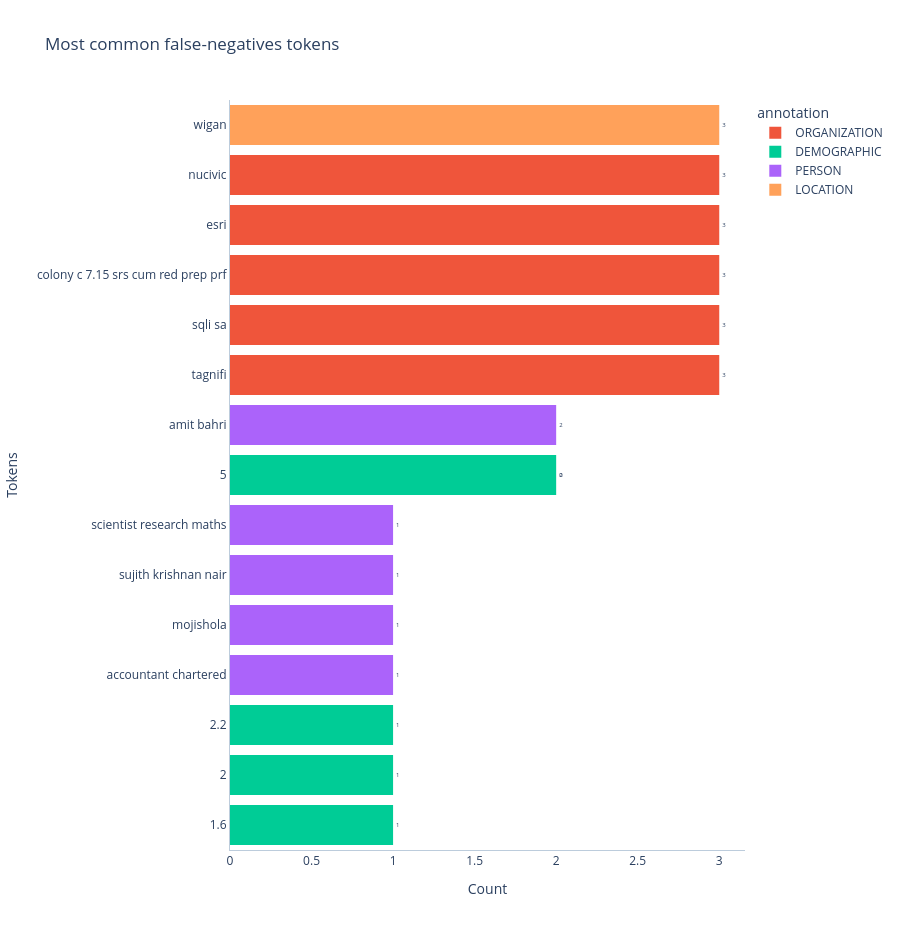

Notebook code cell kept with this figure:
### Markdown cell above
## 8. Error analysis

The `ModelError` class groups similar errors together, finding all the false positive and false negative predictions where the model's behavior is consistent. 

This can help in detecting patterns in the model's performance, such as:
- Consistent labeling of specific words or patterns  
- Systematic overprediction or underprediction

**Note:** All errors are displayed using the **mapped model entity types** (e.g., `LOCATION`, `PERSON`) rather than the original dataset entity types (e.g., `STREET_ADDRESS`, `GPE`). This ensures consistency with how the model was evaluated.

### Code cell
branch_plotter.plot_most_common_tokens()

### Figure 1 — Plotly figure (JSON) as saved in the notebook; plotly's stock layout.template omitted (floating-point values rounded to 4 significant figures)
{"data": [{"bingroup": "y", "cliponaxis": true, "histfunc": "sum", "hovertemplate": "annotation=ORGANIZATION<br>sum of 0=%{x}<br>token=%{y}<extra></extra>", "legendgroup": "ORGANIZATION", "marker": {"color": "#EF553B", "pattern": {"shape": ""}}, "name": "ORGANIZATION", "orientation": "h", "showlegend": true, "textangle": 0, "textfont": {"size": 6}, "textposition": "outside", "texttemplate": "%{value}", "type": "histogram", "x": [3, 3, 3, 3, 3], "xaxis": "x", "y": ["tagnifi", "sqli sa", "colony c 7.15 srs cum red prep prf", "esri", "nucivic"], "yaxis": "y"}, {"bingroup": "y", "cliponaxis": true, "histfunc": "sum", "hovertemplate": "annotation=DEMOGRAPHIC<br>sum of 0=%{x}<br>token=%{y}<extra></extra>", "legendgroup": "DEMOGRAPHIC", "marker": {"color": "#00cc96", "pattern": {"shape": ""}}, "name": "DEMOGRAPHIC", "orientation": "h", "showlegend": true, "textangle": 0, "textfont": {"size": 6}, "textposition": "outside", "texttemplate": "%{value}", "type": "histogram", "x": [2, 1, 1, 1], "xaxis": "x", "y": ["5", "1.6", "2", "2.2"], "yaxis": "y"}, {"bingroup": "y", "cliponaxis": true, "histfunc": "sum", "hovertemplate": "annotation=PERSON<br>sum of 0=%{x}<br>token=%{y}<extra></extra>", "legendgroup": "PERSON", "marker": {"color": "#ab63fa", "pattern": {"shape": ""}}, "name": "PERSON", "orientation": "h", "showlegend": true, "textangle": 0, "textfont": {"size": 6}, "textposition": "outside", "texttemplate": "%{value}", "type": "histogram", "x": [2, 1, 1, 1, 1], "xaxis": "x", "y": ["amit bahri", "accountant chartered", "mojishola", "sujith krishnan nair", "scientist research maths"], "yaxis": "y"}, {"bingroup": "y", "cliponaxis": true, "histfunc": "sum", "hovertemplate": "annotation=LOCATION<br>sum of 0=%{x}<br>token=%{y}<extra></extra>", "legendgroup": "LOCATION", "marker": {"color": "#FFA15A", "pattern": {"shape": ""}}, "name": "LOCATION", "orientation": "h", "showlegend": true, "textangle": 0, "textfont": {"size": 6}, "textposition": "outside", "texttemplate": "%{value}", "type": "histogram", "x": [3], "xaxis": "x", "y": ["wigan"], "yaxis": "y"}], "layout": {"barmode": "relative", "height": 930, "legend": {"title": {"text": "annotation"}, "tracegroupgap": 0}, "plot_bgcolor": "#FFF", "title": {"text": "Most common false-negatives tokens"}, "xaxis": {"anchor": "y", "domain": [0, 1], "linecolor": "#BCCCDC", "showgrid": false, "title": {"text": "Count"}}, "yaxis": {"anchor": "x", "categoryorder": "total ascending", "domain": [0, 1], "linecolor": "#BCCCDC", "showgrid": false, "title": {"text": "Tokens"}}}}
